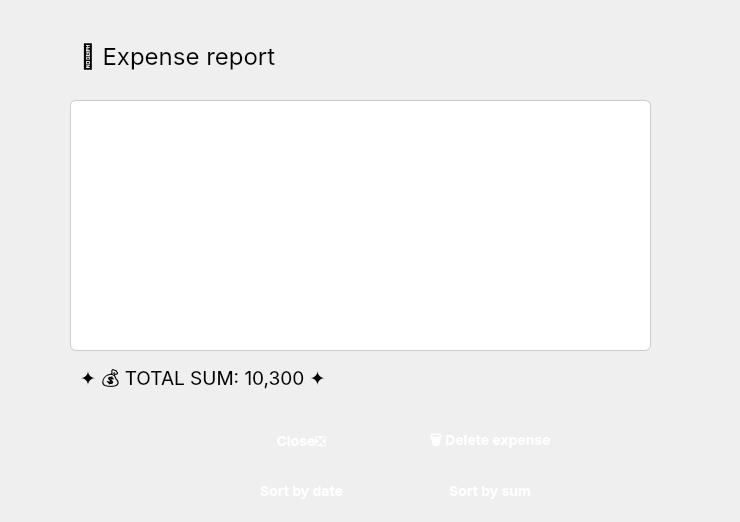
      <widget class="QWidget" name="viewPage">
       <widget class="QListWidget" name="expenseListWidget">
        <property name="geometry">
         <rect>
          <x>70</x>
          <y>100</y>
          <width>581</width>
          <height>251</height>
         </rect>
        </property>
        <property name="styleSheet">
         <string notr="true">QListWidget {
    background-color: white; /* основной фон */
    border-radius: 6px;
    border: 1px solid #ccc;
    font-size: 14px;
    color: #333; /* тёмно-серый текст */
}

QListWidget::item {
    background-color: transparent;
    border: none;
    border-bottom: 1px solid #eee;
    padding: 10px 5px;
    color: #333;
}

QListWidget::item:last {
    border-bottom: none;
}

QListWidget::item:hover {
    background-color: #f0f0ff; /* лёгкий голубовато-сиреневый оттенок */
}

QListWidget::item:selected {
    background-color: #d6ccf7; /* мягкий фиолетовый */
    color: #2c2c2e; /* чуть темнее текст */
}
</string>
        </property>
       </widget>
       <widget class="QLabel" name="label_6">
        <property name="geometry">
         <rect>
          <x>80</x>
          <y>30</y>
          <width>651</width>
          <height>51</height>
         </rect>
        </property>
        <property name="font">
         <font>
          <family>Inter</family>
          <pointsize>18</pointsize>
          <weight>50</weight>
          <bold>false</bold>
         </font>
        </property>
        <property name="text">
         <string>📑 Expense report</string>
        </property>
       </widget>
       <widget class="QPushButton" name="pushButton_22">
        <property name="geometry">
         <rect>
          <x>150</x>
          <y>60</y>
          <width>491</width>
          <height>351</height>
         </rect>
        </property>
        <property name="styleSheet">
         <string notr="true">QPushButton {
  background-color: transparent;
       border: none;
    }</string>
        </property>
        <property name="text">
         <string/>
        </property>
        <property name="icon">
         <iconset>
          <normaloff>../Sidebar/icon/empty.png</normaloff>../Sidebar/icon/empty.png</iconset>
        </property>
        <property name="iconSize">
         <size>
          <width>400</width>
          <height>400</height>
         </size>
        </property>
       </widget>
       <widget class="QWidget" name="layoutWidget">
        <property name="geometry">
         <rect>
          <x>210</x>
          <y>420</y>
          <width>371</width>
          <height>43</height>
         </rect>
        </property>
        <layout class="QHBoxLayout" name="horizontalLayout_15">
         <item>
          <widget class="QPushButton" name="pushButton">
           <property name="font">
            <font>
             <family>Inter</family>
             <pointsize>-1</pointsize>
             <weight>75</weight>
             <bold>true</bold>
            </font>
           </property>
           <property name="styleSheet">
            <string notr="true">QPushButton {
    background: qlineargradient(x1:0, y1:0, x2:0, y2:1,
                               stop:0 #8B5CF6, stop:1 #7C3AED);
    color: white;
    border: none;
    border-radius: 10px;
    padding: 10px 20px;
    font-size: 14px;
    font-weight: bold;
    min-width: 80px;
}

QPushButton:hover {
    background: qlineargradient(x1:0, y1:0, x2:0, y2:1,
                               stop:0 #9D78F8, stop:1 #8B5CF6);
}

QPushButton:pressed {
    background: qlineargradient(x1:0, y1:0, x2:0, y2:1,
                               stop:0 #7C3AED, stop:1 #6D28D9);
}</string>
           </property>
           <property name="text">
            <string>Close❎</string>
           </property>
          </widget>
         </item>
         <item>
          <widget class="QPushButton" name="pushButton_16">
           <property name="font">
            <font>
             <family>Inter</family>
             <pointsize>-1</pointsize>
             <weight>75</weight>
             <bold>true</bold>
            </font>
           </property>
           <property name="styleSheet">
            <string notr="true">QPushButton {
    background: qlineargradient(x1:0, y1:0, x2:0, y2:1,
                               stop:0 #8B5CF6, stop:1 #7C3AED);
    color: white;
    border: none;
    border-radius: 10px;
    padding: 10px 20px;
    font-size: 14px;
    font-weight: bold;
    min-width: 80px;
}

QPushButton:hover {
    background: qlineargradient(x1:0, y1:0, x2:0, y2:1,
                               stop:0 #9D78F8, stop:1 #8B5CF6);
}

QPushButton:pressed {
    background: qlineargradient(x1:0, y1:0, x2:0, y2:1,
                               stop:0 #7C3AED, stop:1 #6D28D9);
}</string>
           </property>
           <property name="text">
            <string>🗑️ Delete expense</string>
           </property>
          </widget>
         </item>
        </layout>
       </widget>
       <widget class="QLabel" name="sumExLabel">
        <property name="geometry">
         <rect>
          <x>80</x>
          <y>360</y>
          <width>581</width>
          <height>41</height>
         </rect>
        </property>
        <property name="font">
         <font>
          <family>Inter</family>
          <pointsize>14</pointsize>
         </font>
        </property>
        <property name="text">
         <string>✦ 💰 TOTAL SUM: 10,300 ✦</string>
        </property>
       </widget>
       <widget class="QWidget" name="layoutWidget">
        <property name="geometry">
         <rect>
          <x>210</x>
          <y>470</y>
          <width>371</width>
          <height>43</height>
         </rect>
        </property>
        <layout class="QHBoxLayout" name="horizontalLayout_18">
         <item>
          <widget class="QPushButton" name="pushButton_29">
           <property name="font">
            <font>
             <family>Inter</family>
             <pointsize>-1</pointsize>
             <weight>75</weight>
             <bold>true</bold>
            </font>
           </property>
           <property name="styleSheet">
            <string notr="true">QPushButton {
    background: qlineargradient(x1:0, y1:0, x2:0, y2:1,
                               stop:0 #8B5CF6, stop:1 #7C3AED);
    color: white;
    border: none;
    border-radius: 10px;
    padding: 10px 20px;
    font-size: 14px;
    font-weight: bold;
    min-width: 80px;
}

QPushButton:hover {
    background: qlineargradient(x1:0, y1:0, x2:0, y2:1,
                               stop:0 #9D78F8, stop:1 #8B5CF6);
}

QPushButton:pressed {
    background: qlineargradient(x1:0, y1:0, x2:0, y2:1,
                               stop:0 #7C3AED, stop:1 #6D28D9);
}</string>
           </property>
           <property name="text">
            <string>Sort by date</string>
           </property>
          </widget>
         </item>
         <item>
          <widget class="QPushButton" name="pushButton_28">
           <property name="font">
            <font>
             <family>Inter</family>
             <pointsize>-1</pointsize>
             <weight>75</weight>
             <bold>true</bold>
            </font>
           </property>
           <property name="styleSheet">
            <string notr="true">QPushButton {
    background: qlineargradient(x1:0, y1:0, x2:0, y2:1,
                               stop:0 #8B5CF6, stop:1 #7C3AED);
    color: white;
    border: none;
    border-radius: 10px;
    padding: 10px 20px;
    font-size: 14px;
    font-weight: bold;
    min-width: 80px;
}

QPushButton:hover {
    background: qlineargradient(x1:0, y1:0, x2:0, y2:1,
                               stop:0 #9D78F8, stop:1 #8B5CF6);
}

QPushButton:pressed {
    background: qlineargradient(x1:0, y1:0, x2:0, y2:1,
                               stop:0 #7C3AED, stop:1 #6D28D9);
}</string>
           </property>
           <property name="text">
            <string>Sort by sum</string>
           </property>
          </widget>
         </item>
        </layout>
       </widget>
      </widget>
